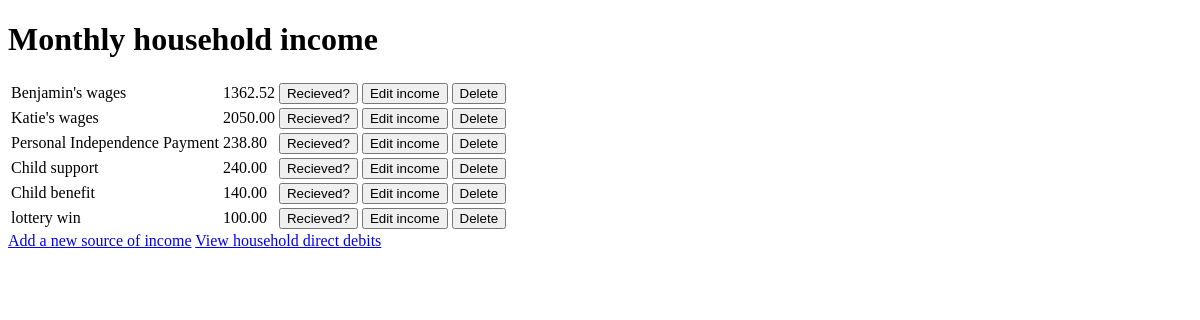
/monthly_income_list, run on an earlier commit of the app's database.
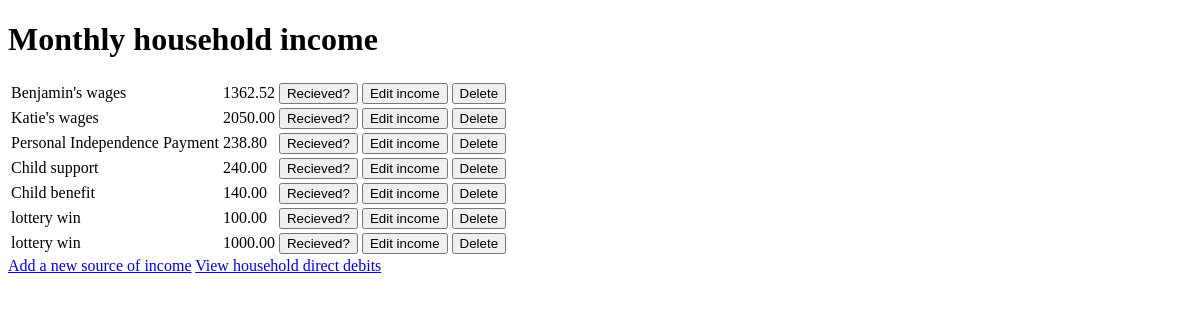
And on a later commit of the database.
### monthly_budget/models.py (models this page shows, shortened)
class Income(models.Model):
    income_stream = models.CharField(max_length=50, null=False, blank=False)
    income_amount = models.DecimalField(max_digits=6, decimal_places=2, null=False, blank=False)
    has_recieved = models.BooleanField(null=False, blank=False, default=True)

### monthly_budget/views.py (the view)
# urls.py: path('monthly_income_list', views.get_monthly_income_list, name='get_monthly_income_list'),
def get_monthly_income_list(request):
    incomes = Income.objects.all()
    context = {
        'incomes': incomes
    }
    return render(request, 'monthly_budget/monthly_income_list.html', context)

### monthly_budget/templates/monthly_budget/monthly_income_list.html (shortened to what this page needs)
<!DOCTYPE html>
<html lang="en">
<head>
</head>
<body>
    <h1>Monthly household income</h1>
    <table>
        {% for income in incomes %}
            <tr>
            {% if income.has_recieved %}
                <td>{{ income.income_stream }}</td>
                {% else %}
                <td><strike>{{ income.income_stream }}</strike></td>
                {% endif %}
                <td>{{ income.income_amount }}</td>
                <td>
                    <a href="/has_recieved/{{ income.id }}">
                        <button>Recieved?</button>
                    </a>
                </td>
                <td>
                    <a href="/edit_income/{{ income.id }}">
                        <button>Edit income</button>
                    </a>
                </td>
                <td>
                    <a href="/delete_income/{{ income.id }}">
                        <button>Delete</button>
                    </a>
                </td>
            </tr>
        {% empty %}
            <tr>
                <td>There is no household income.</td>
            </tr>
        {% endfor %}
    </table>
    <a href="/income">Add a new source of income</a>
    <a href="/monthly_budget_list">View household direct debits</a>
</body>
</html>

What changed in the data, as far as the page shows it:
added Income: income_stream "lottery win", income_amount "1000.00"
